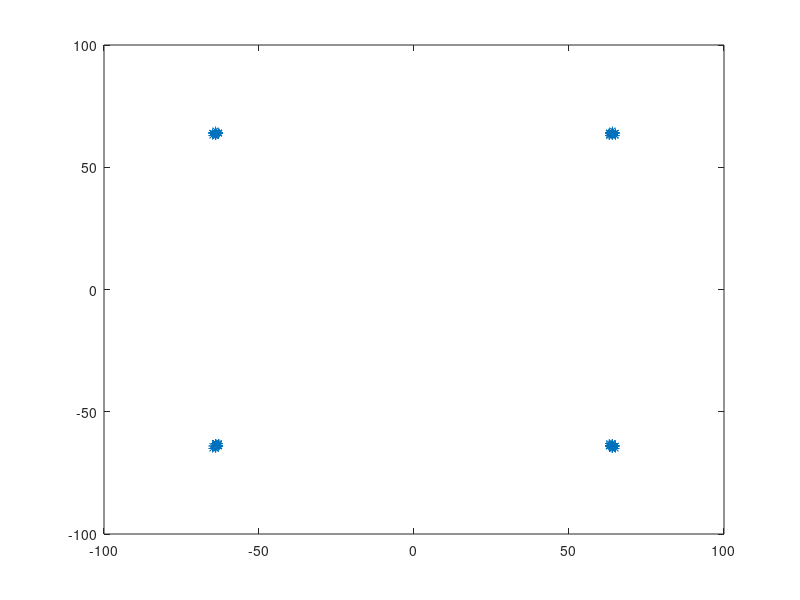

MATLAB code to generate this figure:
a = load('result.txt');



figure;
m_inphase = a( :,1);
m_quadphase = a(:,2);
len = length(a(:,1));

m_n = 400;
m_k = floor( length(m_inphase)/m_n );
for m_i= 1:m_k
    m_inphase_t = m_inphase( (m_i-1)*m_n+1 : m_i*m_n );
    m_quadphase_t = m_quadphase( (m_i-1)*m_n+1 : m_i*m_n );
    plot(m_inphase_t,m_quadphase_t,'*');
    axis([-100,100,-100,100]);
    pause(0.5);
end
    















